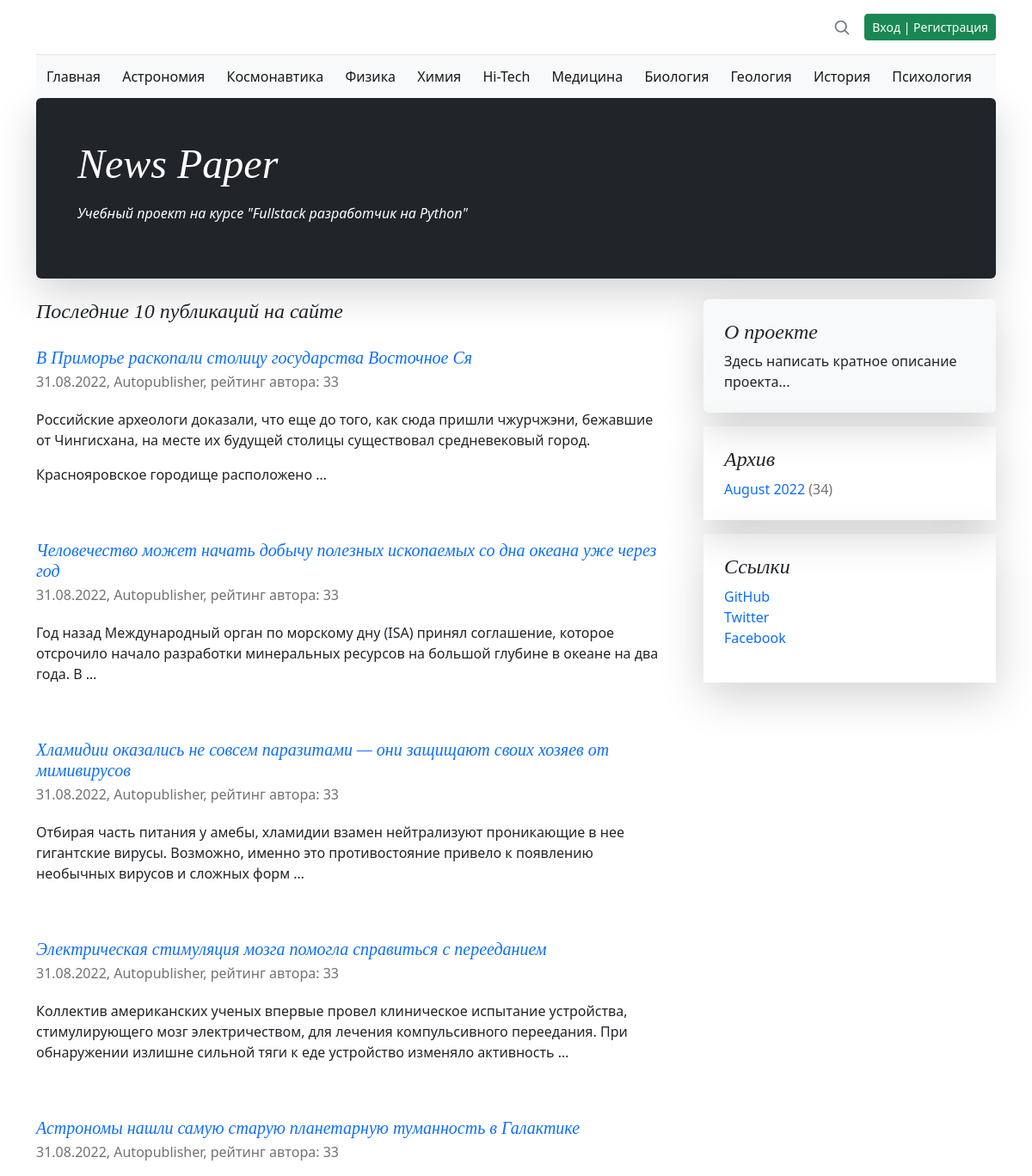
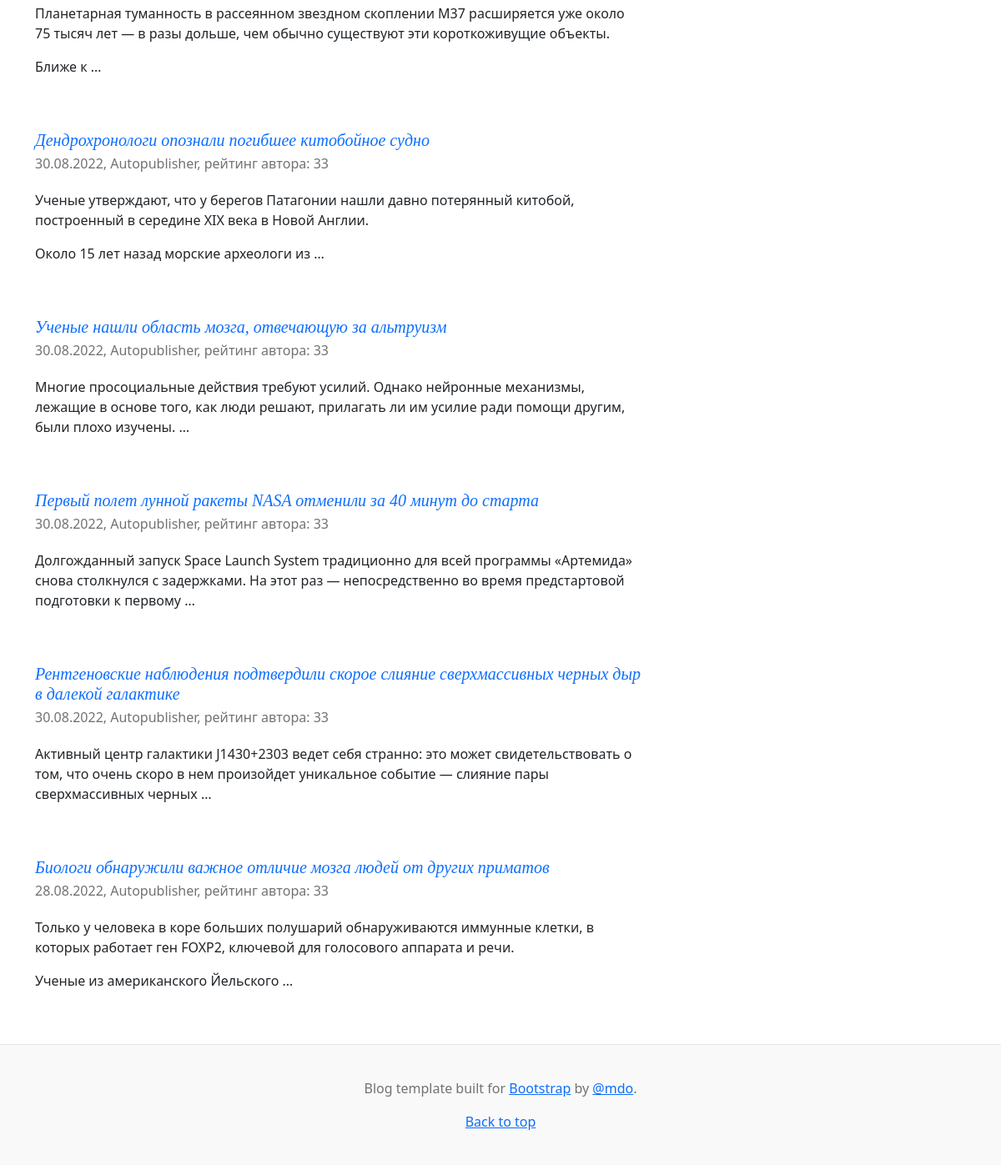
The app's page /, older data (2 pictures, top to bottom).
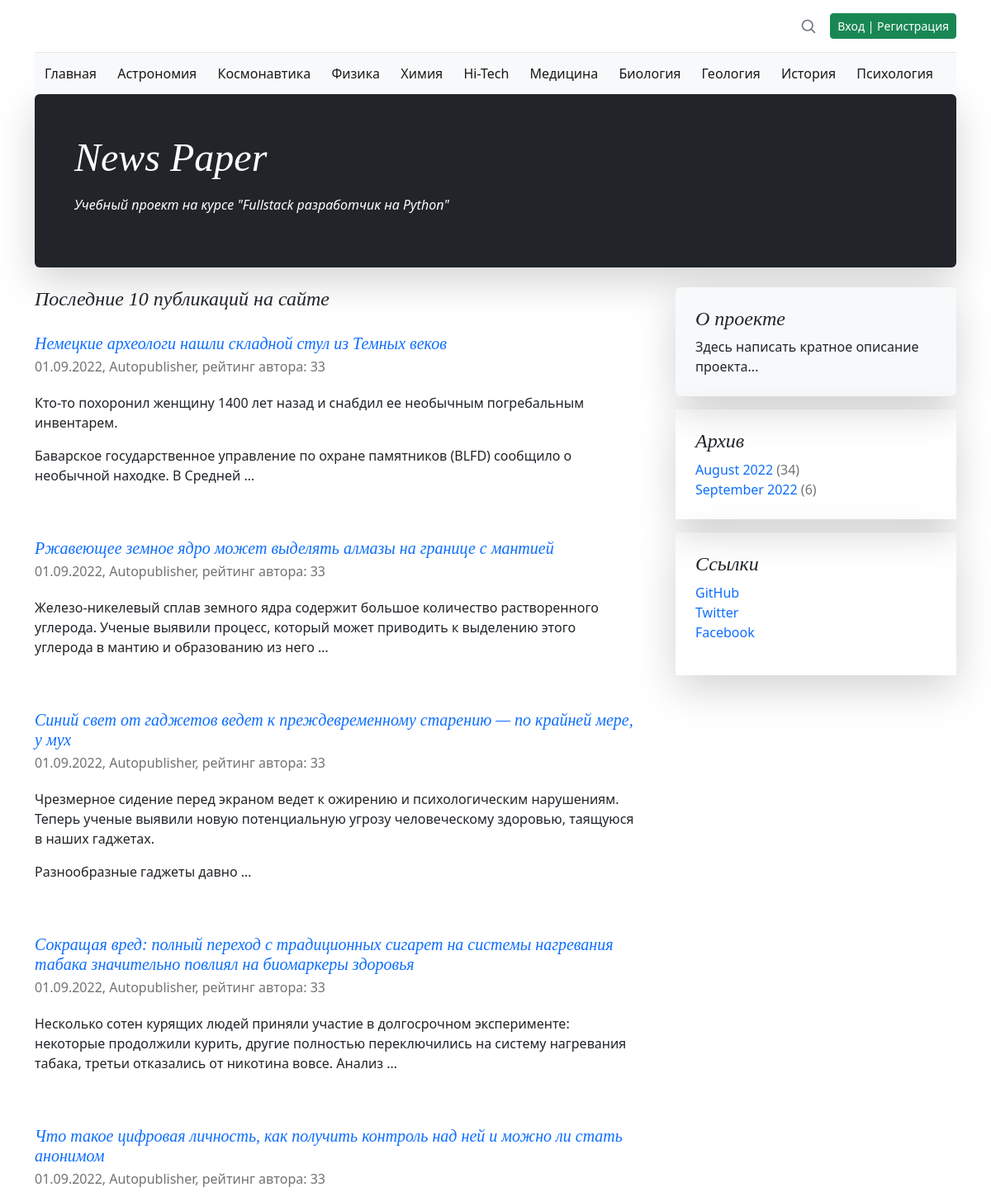
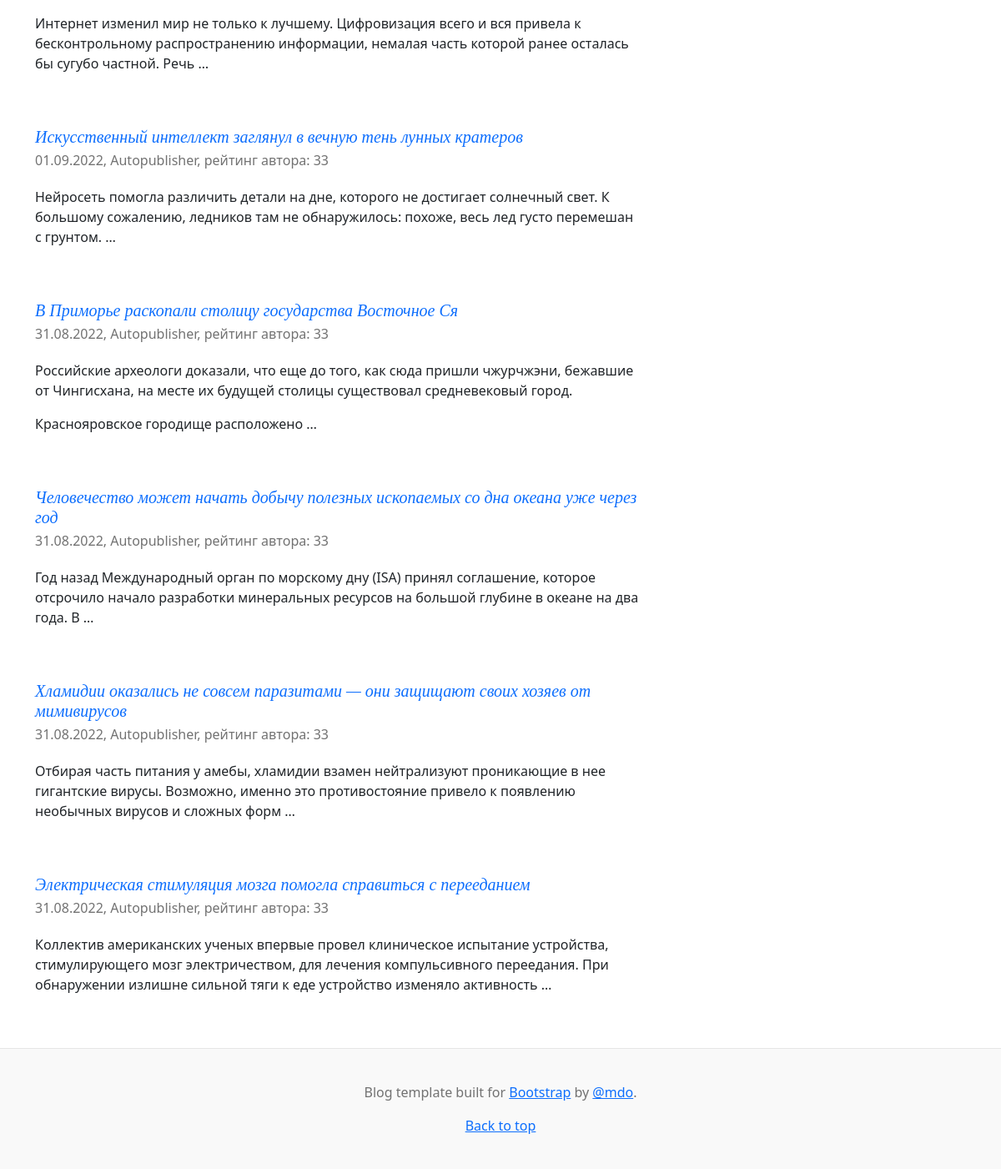
The same page, newer data (2 pictures, top to bottom).
### news/models.py (models this page shows, shortened)
class Category(models.Model):
    name = models.CharField(
        max_length=64,
        unique=True,
        verbose_name='Имя категории',
    )
    subscribers = models.ManyToManyField(
        User,
        through='CatSubscribers',
        blank=True,
        verbose_name='Подписчик',
    )
    class Meta:
        verbose_name = 'Категория'
        verbose_name_plural = 'Категории'

class Post(models.Model):
    author_post = models.ForeignKey(
        Author,
        on_delete=models.CASCADE,
        verbose_name='Автор',
    )
    ARTICLE = 'ART'
    NEWS = 'NWS'
    CHOICE_CAT = [
        (ARTICLE, 'Статья'),
        (NEWS, 'Новость'),
    ]
    type_cat = models.CharField(
        max_length=3,
        choices=CHOICE_CAT,
        default=ARTICLE,
        verbose_name='Тип контента',
    )
    date_pub = models.DateTimeField(
        auto_now_add=True,
        verbose_name='Дата публикации',
    )
    post_cat = models.ManyToManyField(
        Category,
        through='PostCategory',
        verbose_name='Категория',
    )
    name = models.CharField(
        max_length=128,
        verbose_name='Название',
    )
    content = models.TextField(
        verbose_name='Контент',
    )
    content_rate = models.SmallIntegerField(
        default=0,
        verbose_name='Рейтинг',
    )
    content_image = models.ImageField(
        upload_to='images',
        verbose_name='Изображение',
        default='no_image.jpg',
    )
    class Meta:
        verbose_name = 'Пост'
        verbose_name_plural = 'Посты'

class Author(models.Model):
    author_user = models.OneToOneField(
        User,
        on_delete=models.CASCADE,
        verbose_name='Имя',
    )
    author_rate = models.SmallIntegerField(
        default=0,
        verbose_name='Рейтинг',
    )
    def __str__(self):
        return self.author_user.username
    class Meta:
        verbose_name = 'Автор'
        verbose_name_plural = 'Авторы'

### news/views.py (the view)
# urls.py: path('', IndexView.as_view(), name='index'),
class IndexView(ListView):
    queryset = Post.objects.select_related().all().order_by('-date_pub')[:10]
    template_name = 'posts.html'
    context_object_name = 'posts'
    def get_context_data(self, **kwargs):
        context = super().get_context_data(**kwargs)
        return context

### news/context_processors.py (called while the page is built)
def navigate_context(request):
    category = Category.objects.all()
    archives = Post.objects.annotate(
        year=ExtractYear('date_pub'),
        month=ExtractMonth('date_pub')
    ).values('year', 'month').annotate(total=Count('id'))
    context = {
        'category': category,
        'archives': archives,
    }
    return context

### news/templatetags/news_filters.py (called while the page is built)
@register.filter()
def censor(in_text):
    censured_text = in_text
    with open('static/json/bad_words.json', 'r') as censor_file:
        bad_text = json.load(censor_file)
    for word in censured_text.split():
        if word.lower() in bad_text:
            censured_text = censured_text.replace(
                word,
                f'{word[0]}{"*" * (len(word) - 1)}'
            )
    return censured_text

@register.filter()
def name_month(val):
    val_obj = timezone.datetime.strptime(str(val), "%m")
    val_name = val_obj.strftime("%B")
    return val_name

### templates/posts.html (shortened to what this page needs)
{% extends 'default.html' %}
{% load i18n %}
{% load news_filters %}
{% load news_tags %}
{% block content %}
    {% load cache %}
    {% cache 60 last_news %}
    {% block last_news %}
    <h4 class="pb-1 mb-4 fst-italic">
        Последние {{ posts.count }} публикаций на сайте
    </h4>
    {% for post in posts %}
        <article class="blog-post">
            <a class="text-decoration-none" href="{% url 'news:detail' post.id %}">
                <h5 class="pb-1 mb-0 fst-italic">{{ post.name|censor }}</h5>
            </a>
            <p class="blog-post-meta">
                {{ post.date_pub|date:'d.m.Y' }},
                {{ post.author_post }},
                рейтинг автора: {{ post.author_post.author_rate }}
            </p>
            <p>{{ post.content|censor|truncatewords_html:25|safe }}</p>
        </article>
    {% endfor %}
    {% endblock last_news %}
    {% endcache %}
{% endblock content %}

### templates/default.html (shortened to what this page needs)
<!doctype html>
<html lang="ru-ru">
  {% load i18n %}
  {% load static %}
  {% load news_filters %}
  {% load news_tags %}
  {% load cache %}
  <head>
    <link href="{% static 'css/bootstrap.min.css' %}" rel="stylesheet">
    <link href="{% static 'css/blog.rtl.css' %}" rel="stylesheet">
    <link href="{% static 'css/styles.css' %}" rel="stylesheet">
  </head>
  <body>
    <div class="container">
      <header class="blog-header lh-1 py-3">
        <div class="row flex-nowrap justify-content-between align-items-center">
          <div class="col-4 pt-1">
          </div>
          <div class="col-4 d-flex justify-content-end align-items-center">
            <a class="link-secondary" href="{% url 'news:search' %}" aria-label="Search">
              <svg xmlns="http://www.w3.org/2000/svg" width="20" height="20" fill="none" stroke="currentColor" stroke-linecap="round" stroke-linejoin="round" stroke-width="2" class="mx-3" role="img" viewBox="0 0 24 24"><title>Search</title><circle cx="10.5" cy="10.5" r="7.5"/><path d="M21 21l-5.2-5.2"/></svg>
            </a>
              {% if user.id %}
                <a class="btn btn-sm btn-danger" href="/accounts/logout/">Выход</a>
              {% else %}
                <a class="btn btn-sm btn-success" href="/accounts/login/">Вход | Регистрация</a>
              {% endif %}
          </div>
        </div>
      </header>
      {% cache None navbar %}
      <nav class="navbar bg-light">
        <div class="container-fluid">
          <a class="navbar-brand fs-6" href="{% url 'news:index' %}">Главная</a>
          {% for item in category %}
            <a class="navbar-brand fs-6" href="{% url 'news:category' item.id %}">{{ item.name }}</a>
          {% endfor %}
        </div>
      </nav>
      {% endcache %}
    </div>
    <main class="container">
      <div class="p-4 p-md-5 mb-4 rounded text-bg-dark shadow-lg">
        <div class="col-md-6 px-0">
          <h1 class="display-4 fst-italic">News Paper</h1>
            <p class="lead-3 my-3 fst-italic">Учебный проект на курсе "Fullstack разработчик на Python"</p>
        </div>
      </div>
      <div class="row g-5">
        <div class="col-md-8">
            {% block content %}{% endblock content %}
        </div>
        {% cache 900 rightcol %}
        <div class="col-md-4">
          <div class="position-sticky" style="top: 2rem;">
            <div class="p-4 mb-3 bg-light rounded shadow-lg">
              <h4 class="fst-italic">О проекте</h4>
              <p class="mb-0">
                  Здесь написать кратное описание проекта...
              </p>
            </div>
            <div class="p-4 mb-3 container-fluid shadow-lg">
              <h4 class="fst-italic">Архив</h4>
              <ol class="list-unstyled mb-0">
                  {% for item in archives %}
                      <li>
                          <a class="text-decoration-none" href="#">{{ item.month|name_month }} {{ item.year }}</a>
                          <span class="blog-post-meta">({{ item.total }})</span>
                      </li>
                  {% endfor %}
              </ol>
            </div>
            <div class="p-4 mb-3 container-fluid shadow-lg">
              <h4 class="fst-italic">Ссылки</h4>
              <ol class="list-unstyled">
                <li>
                    <a class="text-decoration-none" target="_blank" href="https://github.com/spawlov">GitHub</a>
                </li>
                <li><a class="text-decoration-none" href="#">Twitter</a></li>
                <li><a class="text-decoration-none" href="#">Facebook</a></li>
              </ol>
            </div>
          </div>
        </div>
        {% endcache %}
      </div>
    </main>
    <footer class="blog-footer">
      <p>Blog template built for <a target="_blank" href="https://getbootstrap.com/">Bootstrap</a> by <a href="https://twitter.com/mdo">@mdo</a>.</p>
      <p><a href="#">Back to top</a></p>
    </footer>
  </body>
</html>

Row changes from the older to the newer data that the page shows:
no longer on this page (row unchanged): Post: name|censor "Астрономы нашли самую старую планетарную туманность в Галактике", date_pub "31.08.2022", author_post "Autopublisher", author_post.author_rate "33", content|censor "Планетарная туманность в рассеянном звездном скоплении М37 расширяется уже около 75 тысяч лет — в разы дольше, чем обычно существуют эти короткоживущие объекты. Ближе к …"
no longer on this page (row unchanged): Post: name|censor "Дендрохронологи опознали погибшее китобойное судно", date_pub "30.08.2022", author_post "Autopublisher", author_post.author_rate "33", content|censor "Ученые утверждают, что у берегов Патагонии нашли давно потерянный китобой, построенный в середине XIX века в Новой Англии. Около 15 лет назад морские археологи из …"
no longer on this page (row unchanged): Post: name|censor "Ученые нашли область мозга, отвечающую за альтруизм", date_pub "30.08.2022", author_post "Autopublisher", author_post.author_rate "33", content|censor "Многие просоциальные действия требуют усилий. Однако нейронные механизмы, лежащие в основе того, как люди решают, прилагать ли им усилие ради помощи другим, были плохо изучены. …"
no longer on this page (row unchanged): Post: name|censor "Первый полет лунной ракеты NASA отменили за 40 минут до старта", date_pub "30.08.2022", author_post "Autopublisher", author_post.author_rate "33", content|censor "Долгожданный запуск Space Launch System традиционно для всей программы «Артемида» снова столкнулся с задержками. На этот раз — непосредственно во время предстартовой подготовки к первому …"
no longer on this page (row unchanged): Post: name|censor "Рентгеновские наблюдения подтвердили скорое слияние сверхмассивных черных дыр в далекой галактике", date_pub "30.08.2022", author_post "Autopublisher", author_post.author_rate "33", content|censor "Активный центр галактики J1430+2303 ведет себя странно: это может свидетельствовать о том, что очень скоро в нем произойдет уникальное событие — слияние пары сверхмассивных черных …"
no longer on this page (row unchanged): Post: name|censor "Биологи обнаружили важное отличие мозга людей от других приматов", date_pub "28.08.2022", author_post "Autopublisher", author_post.author_rate "33", content|censor "Только у человека в коре больших полушарий обнаруживаются иммунные клетки, в которых работает ген FOXP2, ключевой для голосового аппарата и речи. Ученые из американского Йельского …"
added Post: name|censor "Немецкие археологи нашли складной стул из Темных веков", date_pub "01.09.2022", author_post "Autopublisher", author_post.author_rate "33", content|censor "Кто-то похоронил женщину 1400 лет назад и снабдил ее необычным погребальным инвентарем. Баварское государственное управление по охране памятников (BLFD) сообщило о необычной находке. В Средней …"
added Post: name|censor "Ржавеющее земное ядро может выделять алмазы на границе с мантией", date_pub "01.09.2022", author_post "Autopublisher", author_post.author_rate "33", content|censor "Железо-никелевый сплав земного ядра содержит большое количество растворенного углерода. Ученые выявили процесс, который может приводить к выделению этого углерода в мантию и образованию из него …"
added Post: name|censor "Синий свет от гаджетов ведет к преждевременному старению — по крайней мере, у мух", date_pub "01.09.2022", author_post "Autopublisher", author_post.author_rate "33", content|censor "Чрезмерное сидение перед экраном ведет к ожирению и психологическим нарушениям. Теперь ученые выявили новую потенциальную угрозу человеческому здоровью, таящуюся в наших гаджетах. Разнообразные гаджеты давно …"
added Post: name|censor "Сокращая вред: полный переход с традиционных сигарет на системы нагревания табака значительно повлиял на биомаркеры здоровья", date_pub "01.09.2022", author_post "Autopublisher", author_post.author_rate "33", content|censor "Несколько сотен курящих людей приняли участие в долгосрочном эксперименте: некоторые продолжили курить, другие полностью переключились на систему нагревания табака, третьи отказались от никотина вовсе. Анализ …"
added Post: name|censor "Что такое цифровая личность, как получить контроль над ней и можно ли стать анонимом", date_pub "01.09.2022", author_post "Autopublisher", author_post.author_rate "33", content|censor "Интернет изменил мир не только к лучшему. Цифровизация всего и вся привела к бесконтрольному распространению информации, немалая часть которой ранее осталась бы сугубо частной. Речь …"
added Post: name|censor "Искусственный интеллект заглянул в вечную тень лунных кратеров", date_pub "01.09.2022", author_post "Autopublisher", author_post.author_rate "33", content|censor "Нейросеть помогла различить детали на дне, которого не достигает солнечный свет. К большому сожалению, ледников там не обнаружилось: похоже, весь лед густо перемешан с грунтом. …"
Text that changed along with them:
new list line: "September 2022 ( 6 )"
